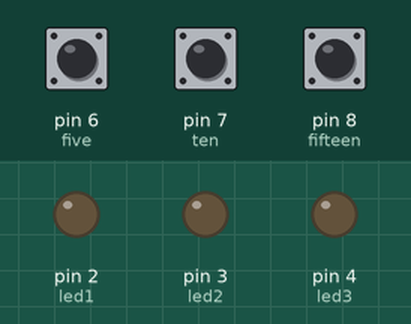
This sketch was run on a simulated Arduino Uno, built with avr-gcc and run on an emulated ATmega328P. Parts: output pins drawn as LEDs (lit = HIGH). Dashed ring = blinking. The test bench sets the inputs (shaded band); at power-on: pin 6 (five) HIGH, pin 7 (ten) HIGH, pin 8 (fifteen) HIGH.

Above: at 1.2 s.
1.3 s: pin 6 (five) pulled LOW for 0.15 s
At 1.6 s:
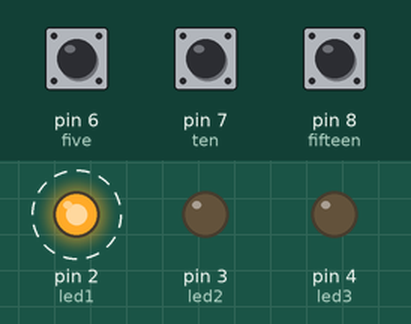
4.4 s: pin 7 (ten) pulled LOW for 0.15 s
At 4.7 s:
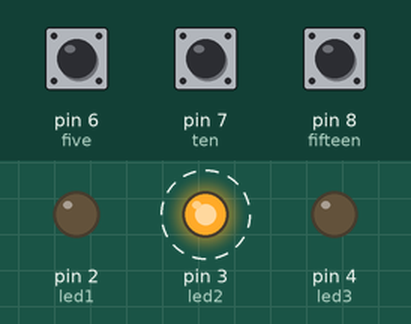
7.4 s: pin 8 (fifteen) pulled LOW for 3.2 s
At 8.8 s:
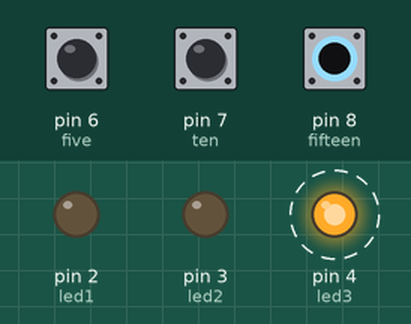
12.1 s: pin 8 (fifteen) pulled LOW for 0.15 s
At 12.5 s:
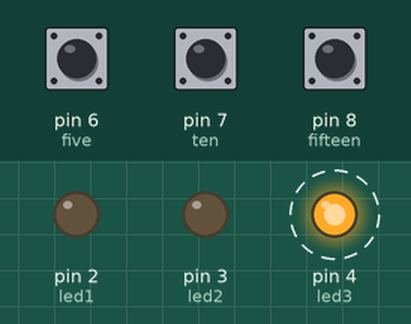
15.1 s: pin 8 (fifteen) pulled LOW for 1 s
18.1 s: pin 6 (five) driven LOW and pin 7 (ten) driven LOW and pin 8 (fifteen) driven LOW
At 18.65 s:
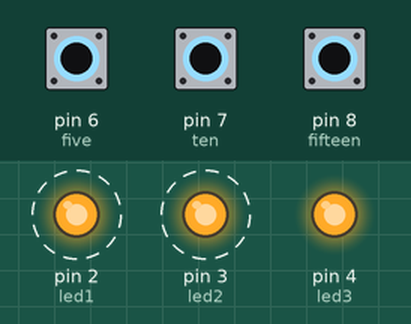
Timing chart, 0 to 22.1 s (numbered marks = the images above; inputs shaded):
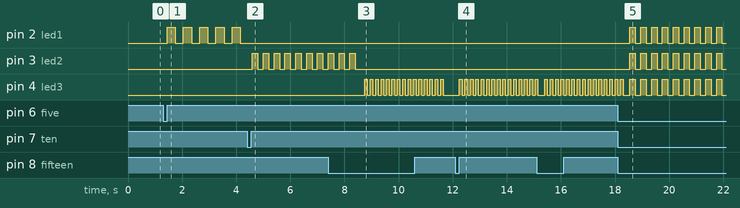

Measured:
- after the input at 1.3 s, pin 2 (led1): alternates HIGH for 0.30 s and LOW for 0.30 s, starting after 0.15 s
- after the input at 4.4 s, pin 3 (led2): alternates HIGH for 0.20 s and LOW for 0.20 s, starting after 0.20 s
- after the input at 7.4 s, pin 4 (led3): alternates HIGH for 0.10 s and LOW for 0.10 s, 30 changes in all, then stays LOW, starting after 1.4 s
- after the input at 12.1 s, pin 4 (led3): alternates HIGH for 0.10 s and LOW for 0.10 s, starting after 0.15 s
- after the input at 18.1 s, pin 2 (led1), pin 3 (led2): alternates HIGH for 0.20 s and LOW for 0.20 s, starting after 0.45 s

The sketch:

Unit_5_Lab_2_Program_EC.ino
```cpp
/*  Title: Unit 5 Lab 2 Program #Extra
 *  Purpose: Flash all LEDs when all three buttons are pressed
 *  Author: Andy Davis
 *  Date: 4/9/2021
 *  LED1 connected to pin D2
 *  LED2 connected to pin D3
 *  LED3 connected to pin D4
 *  Switch1 connected to pin D6
 *  Switch2 connected to pin D7
 *  Switch3 connected to pin D8
 */

const int led1 = 2;
const int led2 = 3;
const int led3 = 4;

const int flash5 = 5;
const int flash10 = 10;
const int flash15 = 15;

const int fast = 100;
const int medium = 200;
const int slow = 300;

const int five = 6;
const int ten = 7;
const int fifteen = 8;

int swVal1;
int swVal2;
int swVal3;

void setup() {
  pinMode(led1, OUTPUT);
  pinMode(led2, OUTPUT);
  pinMode(led3, OUTPUT);
  pinMode(five, INPUT_PULLUP);  //5V or HIGH
  pinMode(ten, INPUT_PULLUP);  //5V or HIGH
  pinMode(fifteen, INPUT_PULLUP);  //5V or HIGH
}

void flashLED(int led, int rate, int times){
  for(int i = 0; i < times; i++){
    digitalWrite(led, HIGH);
    delay(rate);
    digitalWrite(led, LOW);
    delay(rate);
  }
}

void flashTriple(int led1, int led2, int led3, int rate, int times){
  for(int i = 0; i < times; i++){
    digitalWrite(led1, HIGH);
    digitalWrite(led3, HIGH);
    digitalWrite(led2, HIGH);
    delay(rate);
    digitalWrite(led1, LOW);
    digitalWrite(led2, LOW);
    digitalWrite(led3, LOW);
    delay(rate);
  }
}

void loop() {
  swVal1 = digitalRead(five);
  swVal2 = digitalRead(ten);
  swVal3 = digitalRead(fifteen);

  if (!swVal1 && !swVal2 && !swVal3){
    delay(150);
    flashTriple(led1, led2, led3, medium, flash10);
  }

  else if (!swVal1 && swVal2 && swVal3){
    delay(150);
    flashLED(led1, slow, flash5);
  }

  else if (!swVal2 && swVal1 && swVal3){
    delay(150);
    flashLED(led2, medium, flash10);
  }

  else if (!swVal3 && swVal2 && swVal1){
    delay(150);
    flashLED(led3, fast, flash15);
  }
}
```
